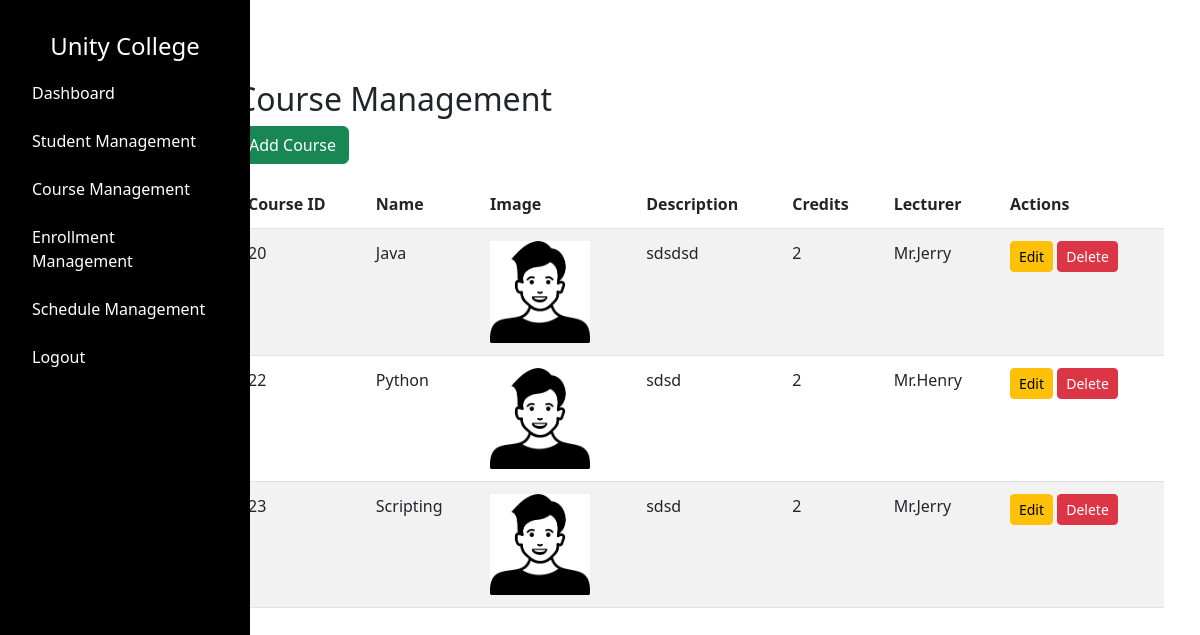
Page /admin/courses (signed in) on the earlier database version.
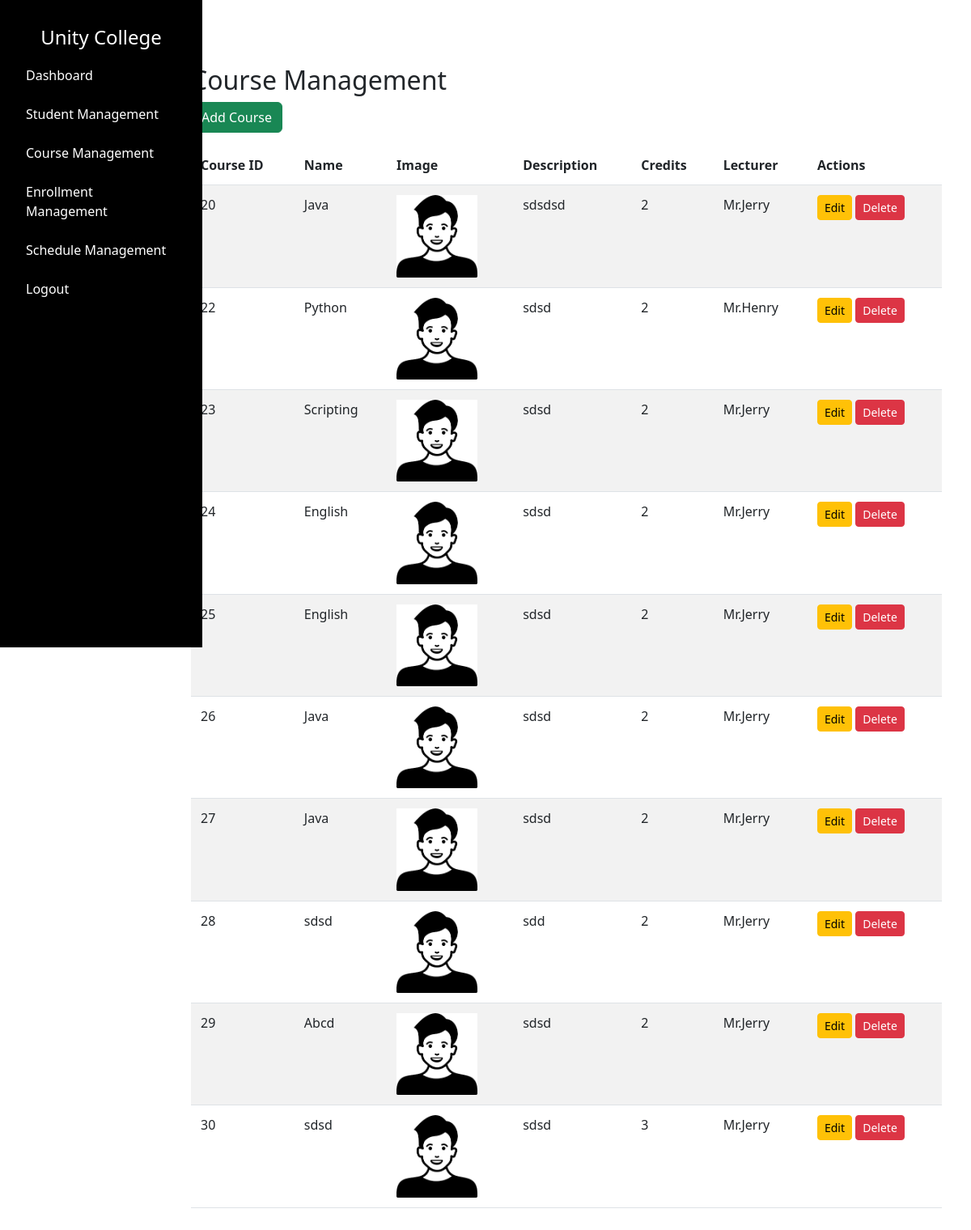
Same page on the later database version.
### tables this page shows
CREATE TABLE "course" (
    "id" INTEGER PRIMARY KEY AUTOINCREMENT,
    "name" TEXT NOT NULL,
    "image" TEXT NOT NULL,
    "description" TEXT NOT NULL,
    "credits" INTEGER NOT NULL,
    "lecturer" TEXT NOT NULL
);

### app.py (the view)
@app.route("/admin/courses", methods=["GET"])
def admin_view_courses():
    if 'username' not in session or session.get('user_type') != 'admin':
        return redirect(url_for('admin_login'))
    username = session.get('username')
    courses = query_db("SELECT * FROM course")
    courses_list = []
    for course in courses:
        course_dict = {
            "id": course[0],
            "name": course[1],
            "image": course[2],
            "description": course[3],
            "credits": course[4],
            "lecturer": course[5],
        }
        courses_list.append(course_dict)
    return render_template("admin/courses.html", courses=courses_list, username=username, time=time)

### dbcontroller.py (called while the page is built)
def query_db(query, args=(), one=False):
    con = sqlite3.connect('advweb.db')
    cur = con.cursor()
    cur.execute(query, args)
    rv = cur.fetchall()
    cur.close()
    con.close()
    return (rv[0] if rv else None) if one else rv

### templates/admin/courses.html (shortened to what this page needs)
{% extends "/admin/layout.html" %} {% block content %}
<link href="/static/css/admin/coursemgmt.css" rel="stylesheet" />
<div class="container mt-5">
  <h2>Course Management</h2>
  <a href="{{ url_for('add_course') }}" class="btn btn-success mb-3"
    >Add Course</a
  >
  <div class="table-responsive">
    <table class="table table-striped">
      <thead>
        <tr>
          <th>Course ID</th>
          <th>Name</th>
          <th>Image</th>
          <th>Description</th>
          <th>Credits</th>
          <th>Lecturer</th>
          <th>Actions</th>
        </tr>
      </thead>
      <tbody>
        {% for course in courses %}
        <tr>
          <td>{{ course['id'] }}</td>
          <td>{{ course['name'] }}</td>
          <td>
            <img
              src="{{ url_for('static', filename='images/courses/' ~ course['image']) }}?v={{ time.time() }}"
              class="course-img"
              alt="Course Image"
            />
          </td>
          <td>{{ course['description'] }}</td>
          <td>{{ course['credits'] }}</td>
          <td>{{ course['lecturer'] }}</td>
          <td>
            <a
              href="{{ url_for('edit_course', course_id=course['id']) }}"
              class="btn btn-warning btn-sm"
              >Edit</a
            >
            <form
              action="{{ url_for('delete_course', id=course['id']) }}"
              method="post"
              style="display: inline"
            >
              <button
                type="submit"
                class="btn btn-danger btn-sm"
                onclick="return confirm('Are you sure you want to delete this course?')"
              >
                Delete
              </button>
            </form>
          </td>
        </tr>
        {% endfor %}
      </tbody>
    </table>
  </div>
</div>
{% endblock %}

### templates/admin/layout.html (shortened to what this page needs)
<!DOCTYPE html>
<html lang="en">
  <head>
    <link href="/static/css/admin/layout.css" rel="stylesheet" />
    <link
      href="https://cdn.jsdelivr.net/npm/bootstrap@5.3.0/dist/css/bootstrap.min.css"
      rel="stylesheet"
    />
    <link
      href="https://cdnjs.cloudflare.com/ajax/libs/font-awesome/6.0.0-beta3/css/all.min.css"
      rel="stylesheet"
    />
  </head>
  <body>
    <div class="container-fluid">
      <div class="row">
        <nav id="sidebar" class="col-md-3 col-lg-2 d-md-block custom-sidebar">
          <div class="position-sticky">
            <h4 class="text-center mt-3">Unity College</h4>
            <ul class="nav flex-column">
              <li class="nav-item">
                <a
                  class="nav-link active"
                  href="{{ url_for('admin_dashboard') }}"
                  >Dashboard</a
                >
              </li>
              <li class="nav-item">
                <a class="nav-link" href="{{ url_for('admin_view_students') }}"
                  >Student Management</a
                >
              </li>
              <li class="nav-item">
                <a class="nav-link" href="{{ url_for('admin_view_courses') }}"
                  >Course Management</a
                >
              </li>
              <li class="nav-item">
                <a class="nav-link" href="{{url_for('admin_view_enrollment')}}"
                  >Enrollment Management</a
                >
              </li>
              <li class="nav-item">
                <a class="nav-link" href="{{url_for('admin_view_schedules')}}"
                  >Schedule Management</a
                >
              </li>
              <li class="nav-item">
                {% if username %}
                <a class="nav-link" href="{{ url_for('admin_logout') }}"
                  >Logout</a
                >
                {% else %}
                <a class="nav-link" href="{{ url_for('admin_login') }}"
                  >Login</a
                >
                {% endif %}
              </li>
            </ul>
          </div>
        </nav>
        <main class="col-md-9 ms-sm-auto col-lg-10 px-4 main-content">
          {% block content %}{% endblock %}
        </main>
      </div>
    </div>
  </body>
</html>

### static/css/admin/layout.css (style rules this page uses)
body { font-family: Arial, sans-serif; margin: 0; }
#sidebar.custom-sidebar { background-color: #000000; color: #ffffff; height: 100vh; padding-top: 1rem; position: fixed; top: 0; left: 0; width: 250px; transition: transform 0.3s ease, width 0.3s ease; transform: translateX(0); z-index: 1000; }
#sidebar.custom-sidebar .nav-link { color: #ffffff; padding: 0.75rem 1.25rem; transition: background-color 0.3s ease; }
.main-content { margin-left: 250px; padding: 2rem; transition: margin-left 0.3s ease, padding 0.3s ease; }

### static/css/admin/coursemgmt.css (style rules this page uses)
.course-img { max-width: 100px; height: auto; }
.table td, .table th { padding: 0.75rem; }
.table { margin-bottom: 1rem; background-color: transparent; }

Differences in the rows shown:
added course: id "24", name "English", image (picture), description "sdsd", credits "2", lecturer "Mr.Jerry"
added course: id "25", name "English", image (picture), description "sdsd", credits "2", lecturer "Mr.Jerry"
added course: id "26", name "Java", image (picture), description "sdsd", credits "2", lecturer "Mr.Jerry"
added course: id "27", name "Java", image (picture), description "sdsd", credits "2", lecturer "Mr.Jerry"
added course: id "28", name "sdsd", image (picture), description "sdd", credits "2", lecturer "Mr.Jerry"
added course: id "29", name "Abcd", image (picture), description "sdsd", credits "2", lecturer "Mr.Jerry"
added course: id "30", name "sdsd", image (picture), description "sdsd", credits "3", lecturer "Mr.Jerry"
